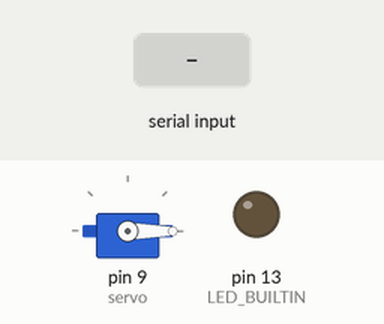
This sketch was run on a simulated Arduino Uno, built with avr-gcc and run on an emulated ATmega328P. Shown: servo, output pins drawn as LEDs (lit = HIGH). The inputs (shaded band) are chosen by the test bench.

Above: at 1.2 s.
1.3 s: "90,45\n" received over Serial
At 3.4 s:
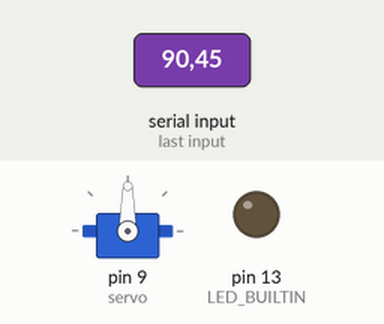
3.8 s: "30,150\n" received over Serial
At 5.4 s:
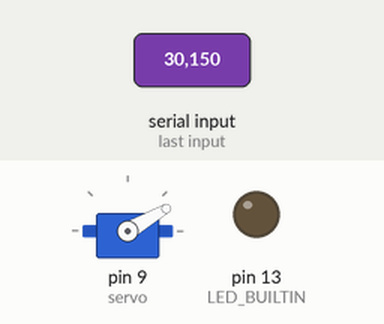
6.3 s: "200\n" received over Serial
At 8.4 s:
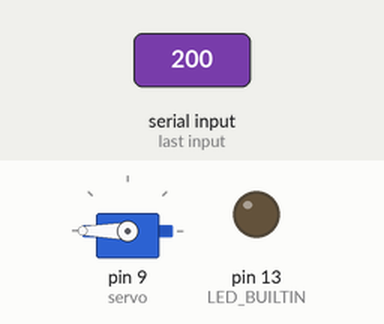
8.8 s: "90\n" received over Serial
At 10.3 s:
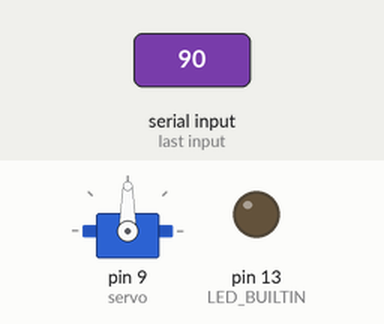
Timing chart, 0 to 11.8 s (numbered marks = the images above; inputs shaded):
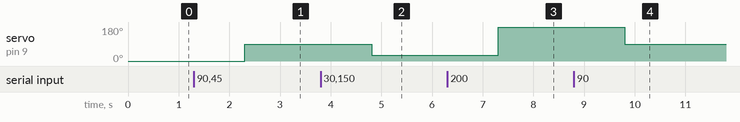

The sketch:

servo_test.ino
```cpp
#include <Servo.h>
#include <String.h>

#define BAUD 9600
Servo servo;  // create servo object to control a servo
// twelve servo objects can be created on most boards

int pos = 0;    // variable to store the servo position

String data = "0";

void setup() {

  Serial.begin(BAUD);
  while(!Serial);

  pinMode(LED_BUILTIN, OUTPUT);
  servo.attach(9);  // attaches the servo on pin 9 to the servo object
}

void loop() {
    if(Serial.available() > 0)
      data = Serial.readString();

    servo.write(data.toInt());
    //servo.write(0);
}
```

Measured:
- after the input at 1.3 s, servo on pin 9 (servo): 0° → 90° after 1.0 s
- after the input at 3.8 s, servo on pin 9 (servo): 90° → 30° after 1.0 s
- after the input at 6.3 s, servo on pin 9 (servo): 30° → 180° after 1.0 s
- after the input at 8.8 s, servo on pin 9 (servo): 180° → 90° after 1.0 s
